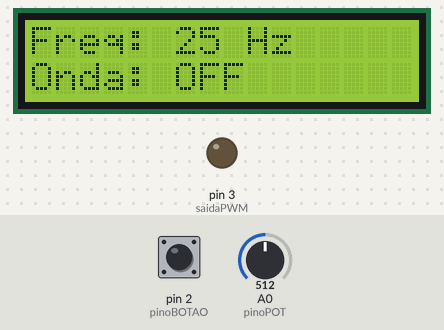
Bench run of a sketch on a simulated Arduino Uno, built with avr-gcc and run on an emulated ATmega328P. Parts: 16×2 character LCD, output pins drawn as LEDs (lit = HIGH). The inputs (shaded band) are chosen by the test bench; at power-on: pin 2 (pinoBOTAO) HIGH, A0 (pinoPOT) = 512. Random numbers use the default seed unless the sketch sets one.

Above: at 2.2 s.
2.3 s: pin 2 (pinoBOTAO) pulled LOW for 0.15 s
At 2.47 s:
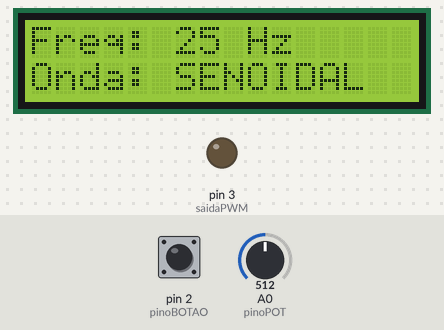
3.0 s: pin 2 (pinoBOTAO) pulled LOW for 1 s
At 3.37 s:
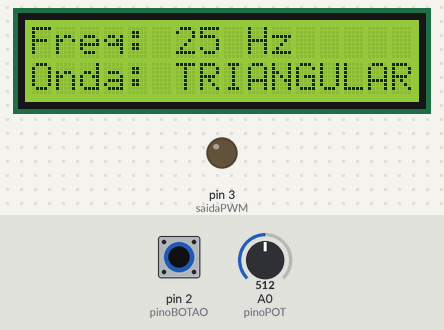
At 4.57 s:
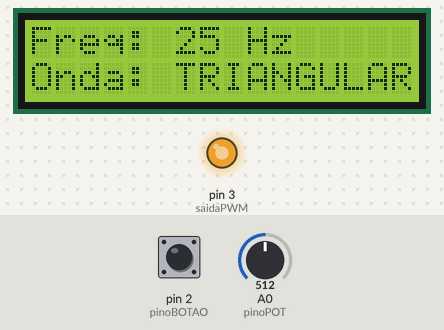
Timing chart, 0 to 4.4 s (numbered marks = the images above; inputs shaded):
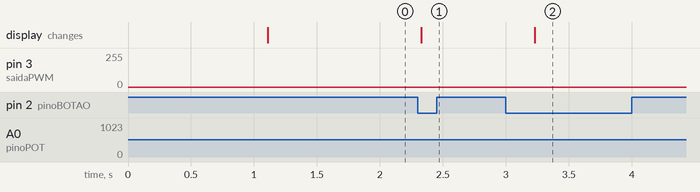

Measured:
- after the input at 2.3 s, the display: changes at once (image 1)
- after the input at 3.0 s, the display: changes after 0.23 s (image 2)

The sketch:

gerador_de_ondas_tk.ino
```cpp
#include <Wire.h>
#include <LiquidCrystal_I2C.h>
#include <math.h>

// Definições
#define saidaPWM 3
#define pinoPOT A0
#define pinoBOTAO 2

LiquidCrystal_I2C lcd(32, 16, 2);

enum TipoOnda {
  OFF, SENOIDAL, TRIANGULAR, DENTE_SERRA, QUADRADA, RUIDO
};

TipoOnda tipoOnda = OFF;
bool estadoBotaoAnterior = HIGH;
unsigned long tempoUltimoClique = 0;
const int debounceDelay = 200;

unsigned long tempoUltimaAtualizacao = 0;
int passo = 0;
int freq = 10;
bool subindo = true;

const int PWM_RESOLUTION = 256;
const int MAX_FREQ = 50;

void setup() {
  pinMode(saidaPWM, OUTPUT);
  pinMode(pinoBOTAO, INPUT_PULLUP);

  lcd.init();
  lcd.backlight();
  lcd.clear();

  Serial.begin(9600);

  analogWrite(saidaPWM, 0);

  lcd.setCursor(0, 0);
  lcd.print("Gerador de Ondas");
  delay(1000);
  lcd.clear();
}

void loop() {
  int leituraPot = analogRead(pinoPOT);
  freq = map(leituraPot, 0, 1023, 1, MAX_FREQ);

  bool estadoAtual = digitalRead(pinoBOTAO);
  if (estadoAtual == LOW && estadoBotaoAnterior == HIGH &&
      (millis() - tempoUltimoClique > debounceDelay)) {
    tipoOnda = static_cast<TipoOnda>((tipoOnda + 1) % 6);
    tempoUltimoClique = millis();
    passo = 0;
    subindo = true;
    if (tipoOnda == OFF) {
      analogWrite(saidaPWM, 0);
    }
    atualizaLCD(true);
  }
  estadoBotaoAnterior = estadoAtual;

  unsigned long intervalo = 1000000UL / (freq * PWM_RESOLUTION);

  if (micros() - tempoUltimaAtualizacao >= intervalo && tipoOnda != OFF) {
    tempoUltimaAtualizacao = micros();

    switch (tipoOnda) {
      case SENOIDAL: {
        float rad = passo * (2.0 * PI / PWM_RESOLUTION);
        int valorPWM = int(127.5 + 127.5 * sin(rad));
        analogWrite(saidaPWM, valorPWM);
        passo = (passo + 1) % PWM_RESOLUTION;
        break;
      }

      case TRIANGULAR:
        analogWrite(saidaPWM, passo);
        if (subindo) {
          passo++;
          if (passo >= 255) subindo = false;
        } else {
          passo--;
          if (passo <= 0) subindo = true;
        }
        break;

      case DENTE_SERRA:
        analogWrite(saidaPWM, passo);
        passo = (passo + 1) % PWM_RESOLUTION;
        break;

      case QUADRADA:
        analogWrite(saidaPWM, (passo < PWM_RESOLUTION/2) ? 255 : 0);
        passo = (passo + 1) % PWM_RESOLUTION;
        break;

      case RUIDO:
        analogWrite(saidaPWM, random(0, 256));

      default:
        analogWrite(saidaPWM, 0);
        break;
    }
  }

  static unsigned long tempoLCD = 0;
  if (millis() - tempoLCD > 200) {
    tempoLCD = millis();
    atualizaLCD(false);
  }
}

void atualizaLCD(bool forcarAtualizacao) {
  static int freqAnterior = -1;
  static TipoOnda ondaAnterior = OFF;

  if (forcarAtualizacao || freq != freqAnterior || tipoOnda != ondaAnterior) {
    lcd.clear();
    lcd.setCursor(0, 0);
    lcd.print("Freq: ");
    lcd.print(freq);
    lcd.print(" Hz");

    lcd.setCursor(0, 1);
    lcd.print("Onda: ");
    switch(tipoOnda) {
      case OFF: lcd.print("OFF"); break;
      case SENOIDAL: lcd.print("SENOIDAL"); break;
      case TRIANGULAR: lcd.print("TRIANGULAR"); break;
      case DENTE_SERRA: lcd.print("DENTE_SERRA"); break;
      case QUADRADA: lcd.print("QUADRADA"); break;
      case RUIDO: lcd.print("RUIDO"); break;
    }

    freqAnterior = freq;
    ondaAnterior = tipoOnda;
  }
}
```
